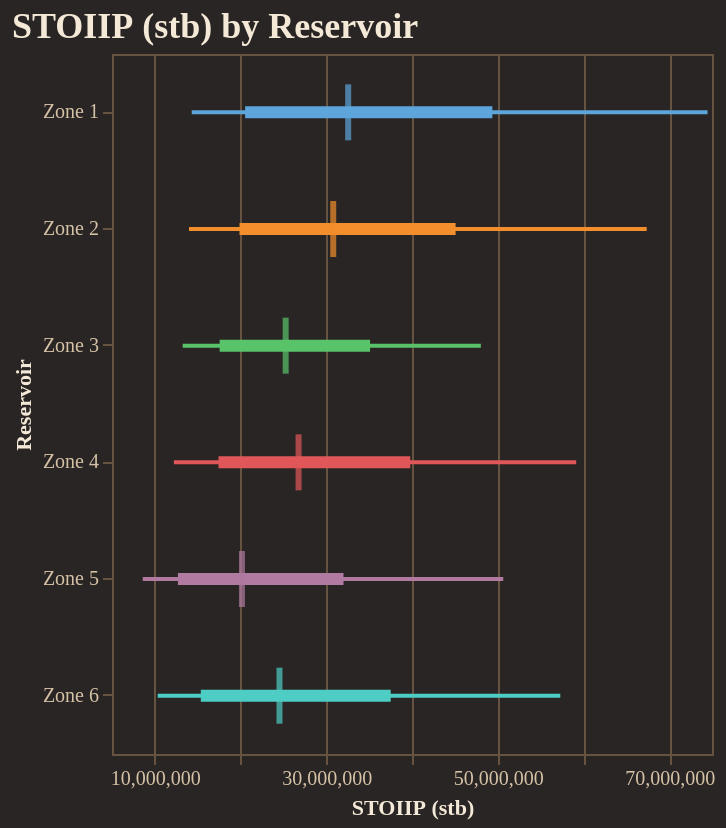

Notebook code for this chart:
### Code cell
fig = reporter.plotter.forest_plot(
    "STOIIP (stb)", 
    backend=PLOTTING_BACKEND
)
fig.show()

### Figure 1 — Vega-Lite specification as saved in the notebook (floating-point values rounded to 4 significant figures)
{"config": {"background": "#292524", "view": {"fill": "#292524", "stroke": "#665340"}, "title": {"color": "#f4e9d7", "font": "Merriweather", "fontSize": 18, "fontWeight": 600, "subtitleColor": "#d5c2a6", "anchor": "start"}, "axis": {"domainColor": "#665340", "gridColor": "#665340", "tickColor": "#665340", "labelColor": "#d5c2a6", "titleColor": "#f4e9d7", "labelFont": "Merriweather", "titleFont": "Merriweather"}, "legend": {"titleColor": "#f4e9d7", "labelColor": "#d5c2a6", "labelFont": "Merriweather", "titleFont": "Merriweather", "orient": "top-right", "symbolType": "circle"}, "header": {"labelColor": "#d5c2a6", "titleColor": "#f4e9d7", "labelFont": "Merriweather", "titleFont": "Merriweather"}, "mark": {"color": "#c78d3b"}, "line": {"color": "#c78d3b"}, "bar": {"color": "#c78d3b"}, "point": {"color": "#ddb06d"}, "area": {"color": "#c78d3b", "opacity": 0.35}, "text": {"color": "#f4e9d7", "font": "Merriweather"}, "range": {"category": ["#5DA5DA", "#F28E2B", "#59C36A", "#E15759", "#B07AA1", "#4ECDC4", "#FF9DA7", "#EDC948"]}}, "layer": [{"mark": {"type": "rule", "strokeWidth": 2}, "encoding": {"color": {"field": "group", "legend": null, "type": "nominal"}, "x": {"field": "p10", "scale": {"zero": false}, "title": "STOIIP (stb)", "type": "quantitative"}, "x2": {"field": "p90"}, "y": {"field": "group", "sort": ["Zone 1", "Zone 2", "Zone 3", "Zone 4", "Zone 5", "Zone 6"], "title": "Reservoir", "type": "nominal"}}}, {"mark": {"type": "rule", "strokeWidth": 6}, "encoding": {"color": {"field": "group", "legend": null, "type": "nominal"}, "x": {"field": "p25", "scale": {"zero": false}, "title": "STOIIP (stb)", "type": "quantitative"}, "x2": {"field": "p75"}, "y": {"field": "group", "sort": ["Zone 1", "Zone 2", "Zone 3", "Zone 4", "Zone 5", "Zone 6"], "title": "Reservoir", "type": "nominal"}}}, {"mark": {"type": "tick", "color": "black", "size": 28, "thickness": 3}, "encoding": {"color": {"field": "group", "legend": null, "type": "nominal"}, "tooltip": [{"field": "group", "title": "Group", "type": "nominal"}, {"field": "p10", "title": "P10", "type": "quantitative"}, {"field": "p25", "title": "P25", "type": "quantitative"}, {"field": "median", "title": "Median", "type": "quantitative"}, {"field": "p75", "title": "P75", "type": "quantitative"}, {"field": "p90", "title": "P90", "type": "quantitative"}], "x": {"field": "median", "scale": {"zero": false}, "title": "STOIIP (stb)", "type": "quantitative"}, "y": {"field": "group", "sort": ["Zone 1", "Zone 2", "Zone 3", "Zone 4", "Zone 5", "Zone 6"], "title": "Reservoir", "type": "nominal"}}}], "data": {"name": "data-805befd03ecc7d298df022161f3b12f3"}, "height": 350, "title": "STOIIP (stb) by Reservoir", "width": "container", "$schema": "https://vega.github.io/schema/vega-lite/v5.20.1.json", "datasets": {"data-805befd03ecc7d298df022161f3b12f3": [{"group": "Zone 1", "p10": 14300000.0, "p25": 20530000.0, "median": 32550000.0, "p75": 49370000.0, "p90": 74480000.0}, {"group": "Zone 2", "p10": 13980000.0, "p25": 19880000.0, "median": 30810000.0, "p75": 45090000.0, "p90": 67380000.0}, {"group": "Zone 3", "p10": 13250000.0, "p25": 17560000.0, "median": 25260000.0, "p75": 35110000.0, "p90": 48030000.0}, {"group": "Zone 4", "p10": 12220000.0, "p25": 17420000.0, "median": 26770000.0, "p75": 39790000.0, "p90": 59150000.0}, {"group": "Zone 5", "p10": 8590000.0, "p25": 12690000.0, "median": 20160000.0, "p75": 32010000.0, "p90": 50650000.0}, {"group": "Zone 6", "p10": 10330000.0, "p25": 15360000.0, "median": 24540000.0, "p75": 37520000.0, "p90": 57300000.0}]}}
